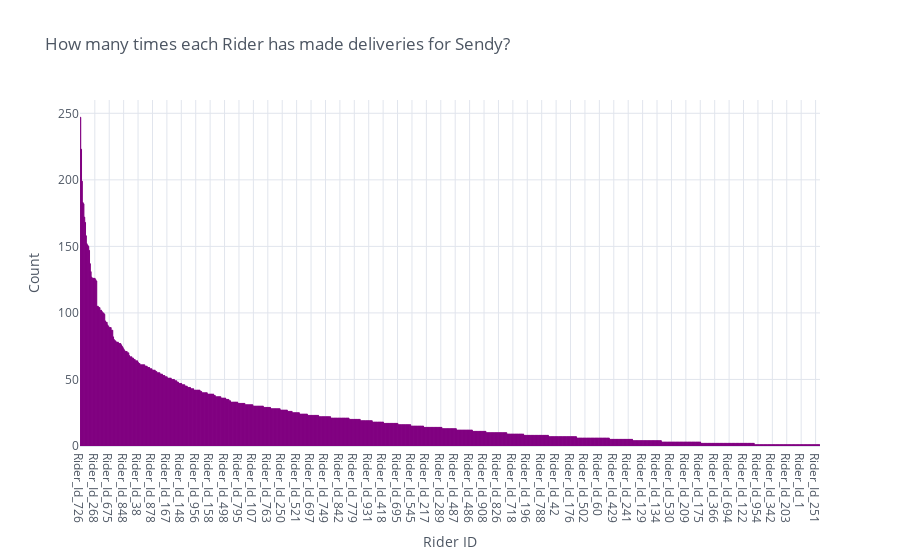

Notebook source saved alongside this figure:
### Markdown cell above
- From the above graph, we can see that user_id_393 placed the most orders at 645 which is also the modal value.
- Many of sendy's customers have made atleast 2 orders with Sendy.

### Code cell
# Create an interactive visual to display the unique values of distances travelled.
# Bargraph plotted using .iplot() displaying the count for each driver making deliveries.

train_df['rider_id'].value_counts().iplot(kind='bar',
                                          bins=50,
                                          theme='white',
                                          color='purple',
                                          title='How many times each Rider has made deliveries for Sendy?',
                                          xTitle='Rider ID',
                                          yTitle='Count')

### Figure 1 — Plotly figure (JSON) as saved in the notebook; plotly's stock layout.template omitted (floating-point values rounded to 4 significant figures; data arrays with more than 128 entries replaced by an {"elided": "..."} marker saying what was removed)
{"data": [{"marker": {"color": "rgba(128, 0, 128, 0.6)", "line": {"color": "rgba(128, 0, 128, 1.0)", "width": 1}}, "name": "rider_id", "orientation": "v", "text": "", "type": "bar", "x": {"elided": "924 str values"}, "y": {"elided": "924 int values"}}], "layout": {"legend": {"bgcolor": "#FFFFFF", "font": {"color": "#4D5663"}}, "paper_bgcolor": "#FFFFFF", "plot_bgcolor": "#FFFFFF", "title": {"font": {"color": "#4D5663"}, "text": "How many times each Rider has made deliveries for Sendy?"}, "xaxis": {"gridcolor": "#E1E5ED", "showgrid": true, "tickfont": {"color": "#4D5663"}, "title": {"font": {"color": "#4D5663"}, "text": "Rider ID"}, "zerolinecolor": "#E1E5ED"}, "yaxis": {"gridcolor": "#E1E5ED", "showgrid": true, "tickfont": {"color": "#4D5663"}, "title": {"font": {"color": "#4D5663"}, "text": "Count"}, "zerolinecolor": "#E1E5ED"}}}
